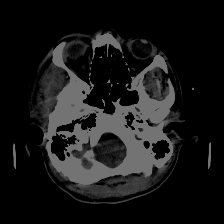
#> input picture data/000166.png, 224 x 224 px, given in place of 002733.png, which was not available
$ jupyter execute --allow-errors Untitled.ipynb   (older library calls are emulated)
#> lines starting #> are read from the running program, lines starting #| are printed output that depends on the picture; pictures that were not available may be replaced by others from this repository, and a replacement may not be noted
[cell 1]
import cv2
import pandas as pd
import numpy as np
import matplotlib.pyplot as plt
from sklearn.model_selection import train_test_split
from tqdm import tqdm
import gensim

[cell 2]
import tensorflow as tf
import tensorflow.keras as tfk
import tensorflow.keras.layers as tfkl

[cell 3]
# tf.config.experimental_run_functions_eagerly(True)

[cell 4]
def process_file(file):
#> called with file = 'train_labels.txt'
    classes = []
    names = []
    with open(file, 'r') as f:
#> (reads train_labels.txt from the repository)
        header = True
        for line in f:
            if header:
                header = False
                continue
            n, c = line.split(',')
            names.append(n)
            classes.append(c)
    return np.array(names), np.array(classes)

[cell 5]
names, labels = process_file('train_labels.txt')
labels = np.array([int(x) for x in labels])
names = np.array(names)
eval_names, _ = process_file('sample_submission.txt')
#> (reads sample_submission.txt from the repository)
print(f"{len(names)} training examples.")
print(f"{len(eval_names)} testing examples.")

[cell 6]
def read_image(name):
#> called with name = '002733'
    img = cv2.imread(f"data/{name}.png")
#> img is the input picture: shape (224, 224, 3); min 0, max 115, mean 24.3
    img = img.astype(np.float32) / 255.
    return img

[cell 7]
NUM_PIXELS = {}

# [79 lines left out: function read_and_process_image, not called in this run]

[cell 8]
def choose(label):
    idx = np.random.choice(np.arange(len(names)))
    if labels[idx] != label:
        return choose(label)
    img_name = names[idx]
    return img_name

    return img

plt.subplot(1, 2, 1)
i0 = choose(0)
plt.title(i0)
plt.imshow(read_image(i0))
plt.subplot(1, 2, 2)
i1 = choose(1)
plt.title(i1)
plt.imshow(read_image(i1))
#> call 2 of read_image, with name = '013124'
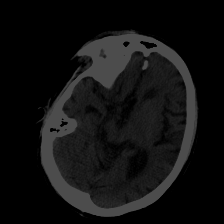
#> input picture data/000574.png, 224 x 224 px, given in place of 013124.png, which was not available
#> in read_image, img is the input picture: shape (224, 224, 3); min 0, max 76, mean 17
#> in read_image (call 2), `img = img.astype(np.float32) / 255.`:
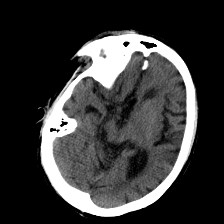
#> img: shape (224, 224, 3) float32; min 0, max 0.298, mean 0.0667; drawn with min black and max white
plt.show()
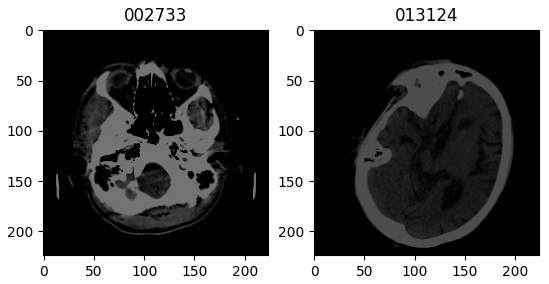
#> figure drawn by matplotlib, 2 panels
print(np.mean(read_image(i1)))

[cell 9]
# [16 lines of commented-out code are left out]

[cell 10]
d_images = []
d_labels = []
#> (the rest of this cell did not finish here and is left out)
